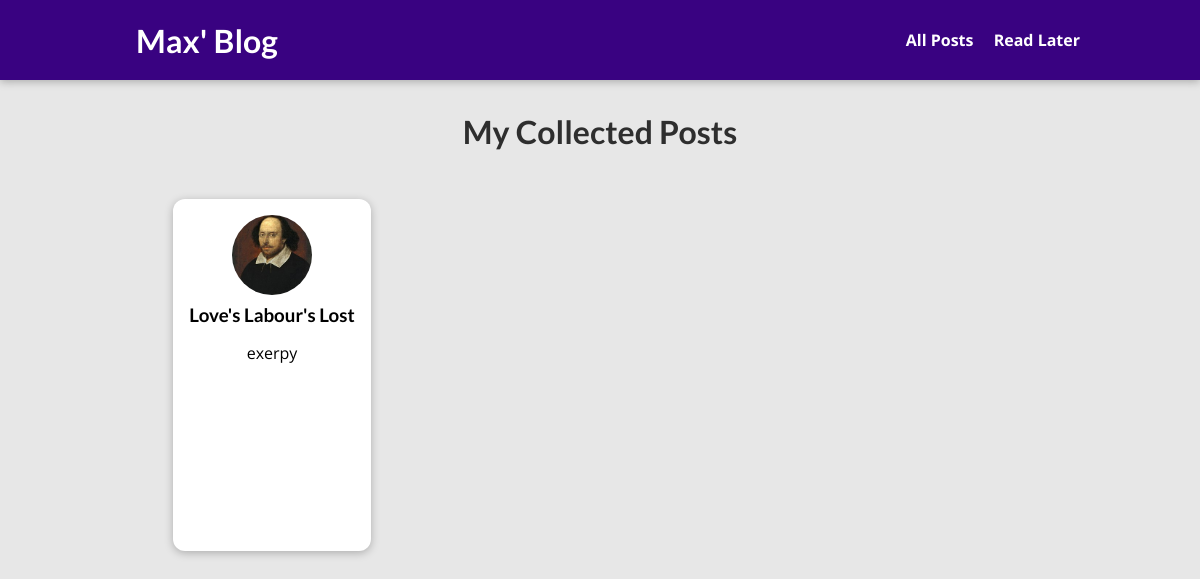
The page /posts on the database its author committed.
### blog/models.py (models this page shows, shortened)
class Post(models.Model):
    title = models.CharField(max_length=150)
    excerpt = models.CharField(max_length=200)
    image = models.ImageField(upload_to='posts', null=True)
    date = models.DateField(auto_now=True)
    slug = models.SlugField(unique=True, db_index=True)
    content = models.TextField(validators=[MinLengthValidator(10)])
    author = models.ForeignKey(
        Author, on_delete=models.SET_NULL, null=True, related_name='posts')
    tags = models.ManyToManyField(Tag)

### blog/views.py (the view)
# urls.py: path('posts', AllPostsView.as_view(), name='posts_page'),
class AllPostsView(ListView):
    template_name = "blog/all-posts.html"
    model = Post
    ordering = ["-date"]
    context_object_name = "all_posts"

### blog/templates/blog/all-posts.html (shortened to what this page needs)
{% extends 'base.html' %}
{% load static %}
{% block css_files %}
  <link rel="stylesheet" href="{% static 'blog/all-posts.css' %}">
  <link rel="stylesheet" href="{% static 'blog/post.css' %}">
{% endblock  %}
{% block content %}
<section id="all-posts">
  <h2>My Collected Posts</h2>
  <ul>
    {% for post in all_posts %}
      {% include 'blog/includes/post.html' %}
    {% endfor %}
  </ul>
</section>
{% endblock  %}

### blog/templates/blog/includes/post.html
<li>
  <article class="post">
    <a href="{% url 'post_detail_page' post.slug %}">
      <img
        src="{{ post.image.url }}"
        alt="{{ post.title }}"
      />
      <div class="post__content">
        <h3>{{post.title}}</h3>
        <p>
          {{post.excerpt}}
        </p>
      </div>
    </a>
  </article>
</li>

### static/app.css (style rules this page uses)
* { box-sizing: border-box; }
html { font-family: "Open Sans", "Lato", sans-serif; }
body { margin: 0; }
h1, h2, h3 { font-family: "Lato", sans-serif; font-weight: bold; }

### blog/static/blog/all-posts.css (style rules this page uses)
body { background-color: #e7e7e7; }
#all-posts { margin: 7rem auto; width: 90%; max-width: 60rem; }
#all-posts h2 { text-align: center; font-size: 2rem; color: #2e2e2e; margin: 3rem 0; }
ul { list-style: none; margin: 0; padding: 0; display: grid; grid-template-columns: repeat(auto-fill, minmax(17rem, 1fr)); gap: 1.5rem; }
.post img { width: 7rem; height: 7rem; }
.post a { height: 22rem; transform-origin: center; box-shadow: 0 2px 8px rgba(0, 0, 0, 0.25); border-radius: 12px; background-color: white; }

### blog/static/blog/post.css (style rules this page uses)
.post { display: flex; flex-direction: column; align-items: center; text-align: center; }
.post a { text-decoration: none; color: black; transition: all 0.2s ease; padding: 1rem; }
.post img { width: 5rem; height: 5rem; object-fit: cover; border-radius: 50%; }
.post h3 { margin: 0.25rem 0; }

### rows shown on the page
Post: image (picture), title "Love's Labour's Lost", excerpt "exerpy"
